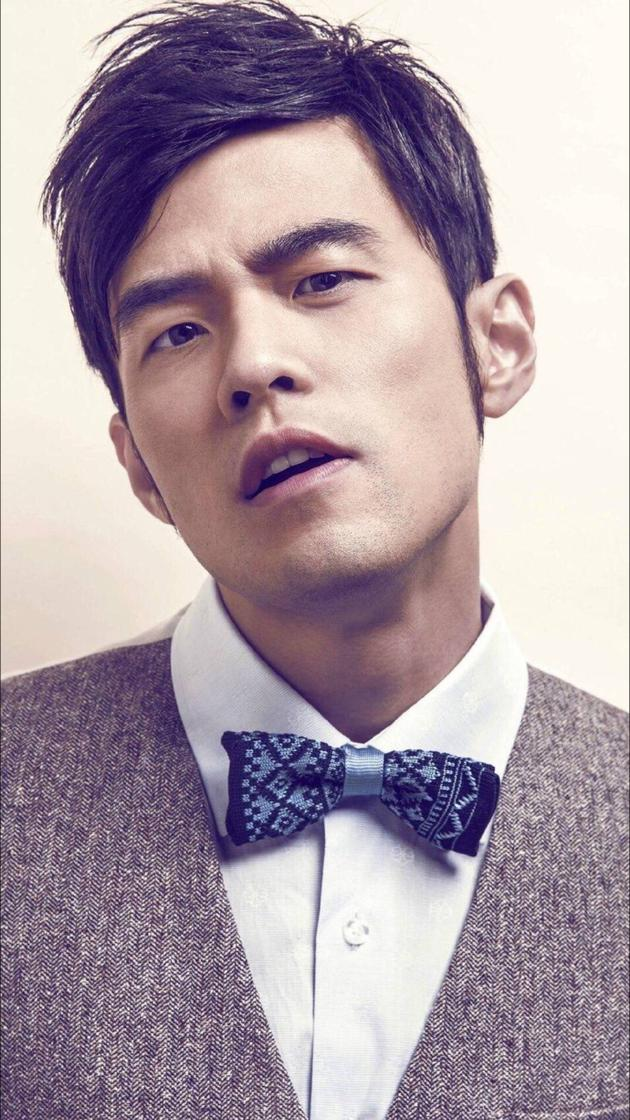
#> input picture imgs/Jay-2.jpg, 630 x 1120 px, given in place of the camera
$ python DynamicTracking.py   (older library calls are emulated)
#> lines starting #> are read from the running program, lines starting #| are printed output that depends on the picture
import cv2, time, datetime
import numpy as np

def video_work():
    # Camera object, Get it first camera.s
    camera = cv2.VideoCapture(0)
    # init background model, it's camera first frame.
    firstFrame = None

    time.sleep(0.25)

    size = (int(camera.get(cv2.CAP_PROP_FRAME_WIDTH)),
            int(camera.get(cv2.CAP_PROP_FRAME_HEIGHT)))
    print('size:'+repr(size))

    es = cv2.getStructuringElement(cv2.MORPH_ELLIPSE, (9, 4))
    kernel = np.ones((5, 5), np.uint8)

    while True:
        grabbed, frame = camera.read()
#> frame is the input picture: shape (1120, 630, 3); mean B, G, R 166, 156.8, 172.6

        # If camera can't grabbed frame, exit this app.
        if not grabbed:
            break

        # Color revised.
        gray = cv2.cvtColor(frame, cv2.COLOR_BGR2GRAY)
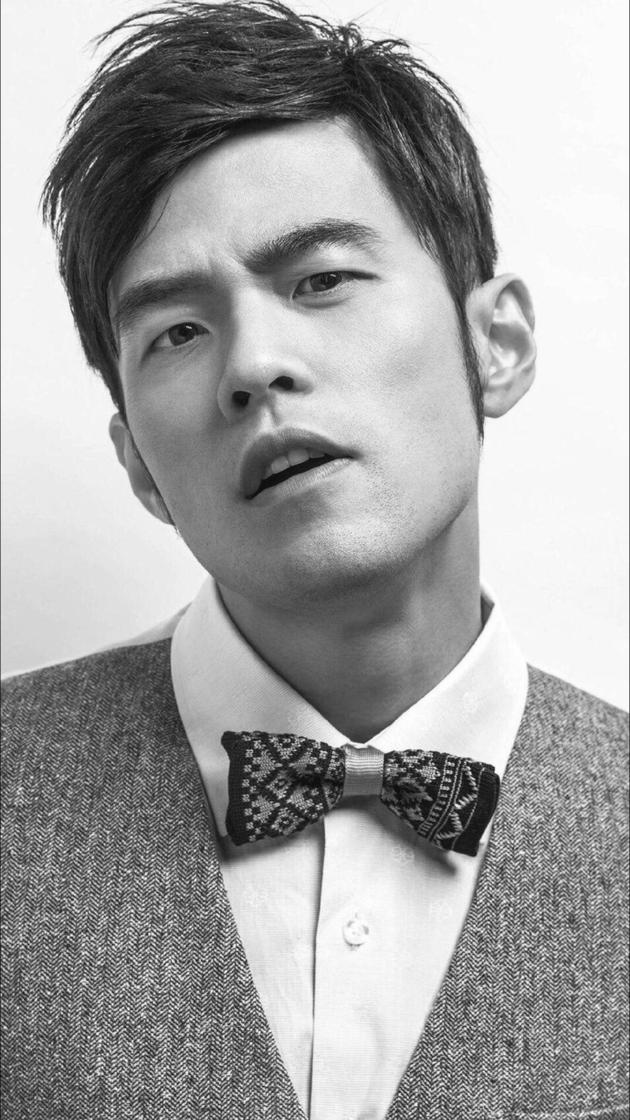
#> gray: shape (1120, 630); min 6, max 255, mean 162.6
        # GaussianBlur.
        gray = cv2.GaussianBlur(gray, (21, 21), 0)
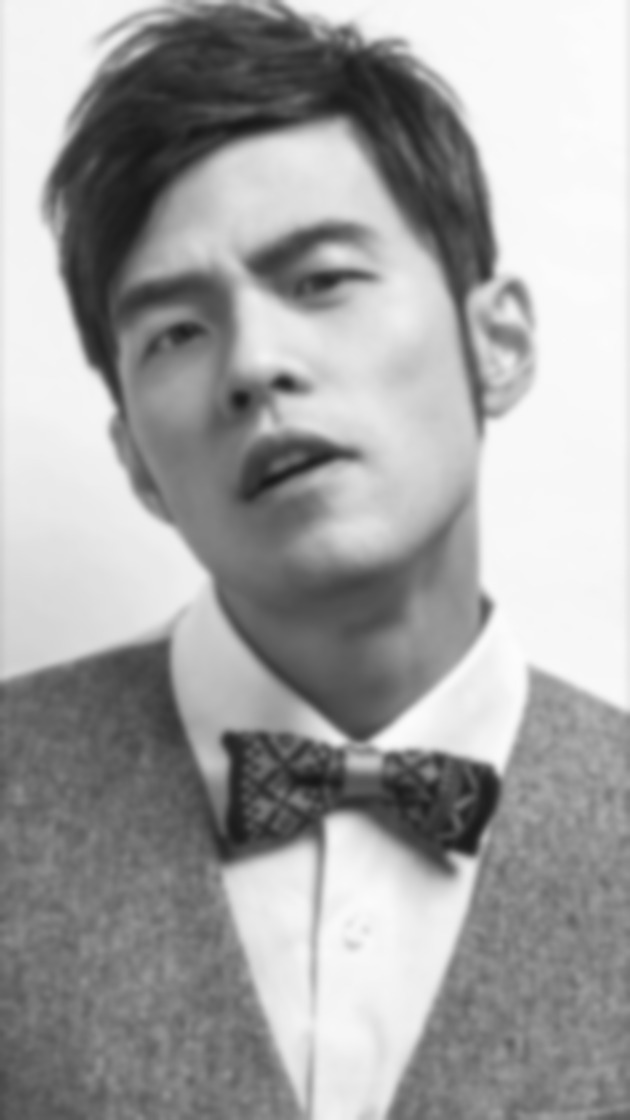
#> gray: shape (1120, 630); min 23, max 252, mean 162.8

        if firstFrame is None:
            firstFrame = gray
            continue

        # different map
        frameDelta = cv2.absdiff(firstFrame, gray)
        # threshold to binary
        thresh = cv2.threshold(frameDelta, 25, 255, cv2.THRESH_BINARY)[1]
        # Morphological dilation.
        thresh = cv2.dilate(thresh, es, iterations = 2)
        _, contours, _ = cv2.findContours(thresh.copy(), cv2.RETR_EXTERNAL, cv2.CHAIN_APPROX_SIMPLE)

        for c in contours:
            # if the contour is too small, ignore it
            if cv2.contourArea(c) < 1500:
                continue

            # compute the bounding box for the contour, draw it on the frame,
            # and update the text
            # 计算轮廓的边界框，在当前帧中画出该框
            (x, y, w, h) = cv2.boundingRect(c)
            cv2.rectangle(frame, (x, y), (x + w, y + h), (0, 255, 0), 2)

        cv2.putText(frame, "Room Status: {}".format("111"), (10, 20),
        cv2.FONT_HERSHEY_SIMPLEX, 0.5, (0, 0, 255), 2)
        cv2.putText(frame, datetime.datetime.now().strftime("%A %d %B %Y %I:%M:%S%p"),
            (10, frame.shape[0] - 10), cv2.FONT_HERSHEY_SIMPLEX, 0.35, (0, 0, 255), 1)

        # show it camera current frame.
        cv2.imshow("Security Feed", frame)
        cv2.imshow("Thresh", thresh)
        cv2.imshow("Frame Delta", frameDelta)

        key = cv2.waitKey(1) & 0xFF

        # if key down is 'q', break loop.
        if key == ord("q"):
            break

    # clear camera object and close all the open windows.
    camera.release()
    cv2.destroyAllWindows()

video_work()

$ run again, on imgs/Jay-3.jpg
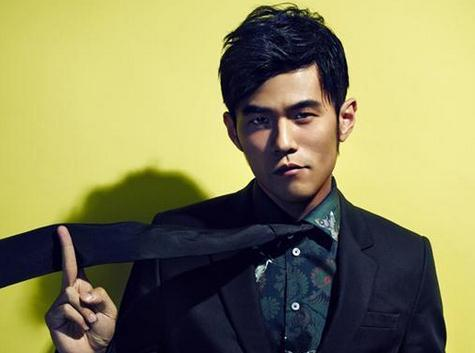
#> input picture imgs/Jay-3.jpg, 475 x 353 px, given in place of the camera
#> in video_work, frame is the input picture: shape (353, 475, 3); mean B, G, R 90.7, 134.2, 137.3
#> in video_work, `gray = cv2.cvtColor(frame, cv2.COLOR_BGR2GRAY)`:
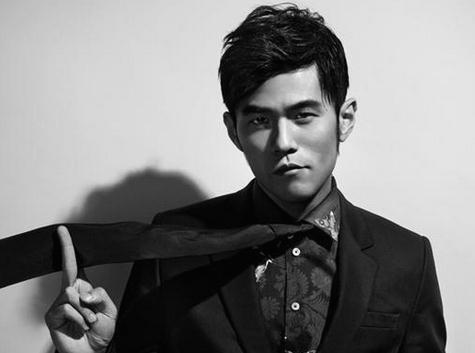
#> gray: shape (353, 475); min 0, max 254, mean 130.1
#> in video_work, `gray = cv2.GaussianBlur(gray, (21, 21), 0)`:
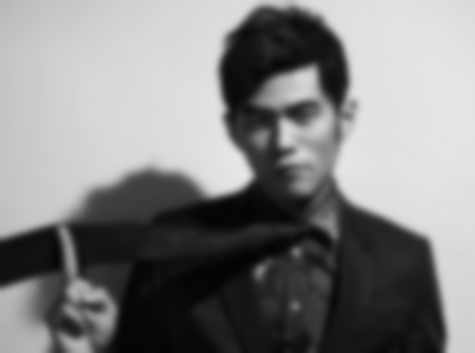
#> gray: shape (353, 475); min 4, max 230, mean 130.2

$ run again, on imgs/Jay-4.jpg
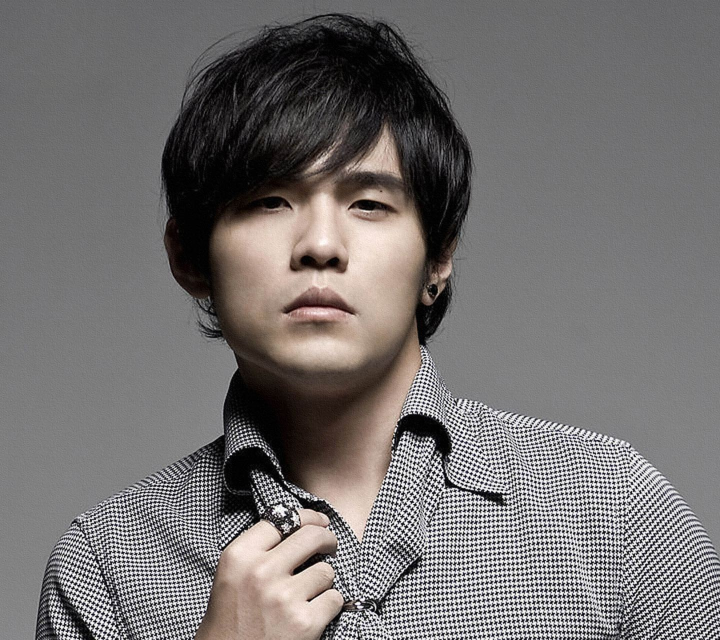
#> input picture imgs/Jay-4.jpg, 1440 x 1280 px, given in place of the camera (shown at 1/2 size)
#> in video_work, frame is the input picture: shape (1280, 1440, 3); mean B, G, R 112.4, 113, 116.4
#> in video_work, `gray = cv2.cvtColor(frame, cv2.COLOR_BGR2GRAY)`:
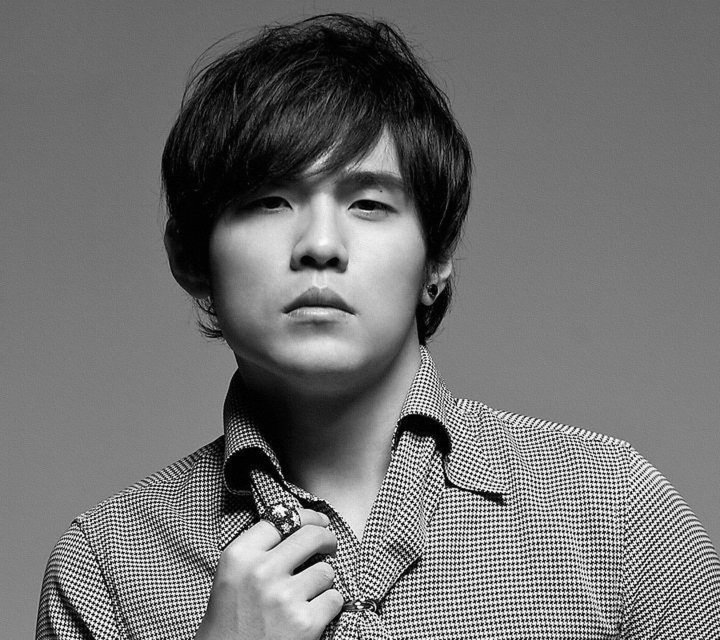
#> gray: shape (1280, 1440) (shown at 1/2 size); min 0, max 255, mean 113.9
#> in video_work, `gray = cv2.GaussianBlur(gray, (21, 21), 0)`:
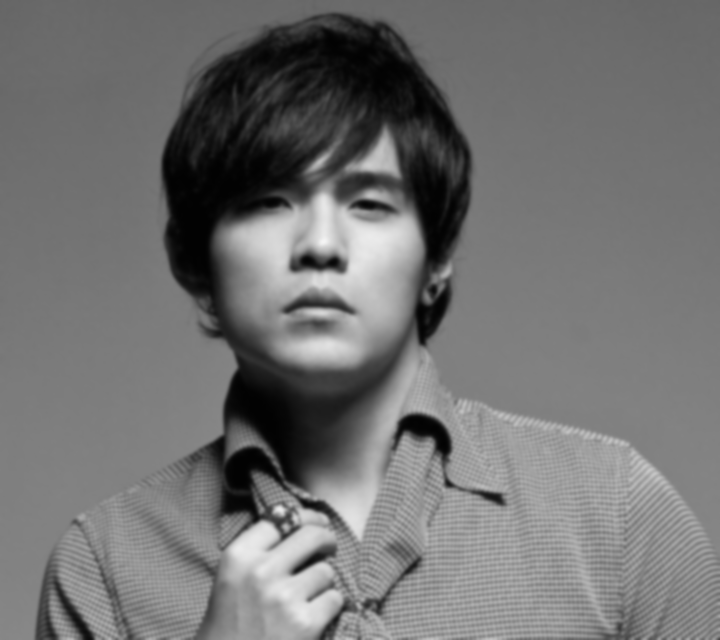
#> gray: shape (1280, 1440) (shown at 1/2 size); min 2, max 245, mean 113.9

$ run again, on imgs/denglijun-2.jpg
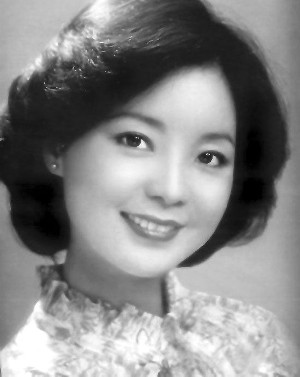
#> input picture imgs/denglijun-2.jpg, 300 x 377 px, given in place of the camera
#> in video_work, frame is the input picture: shape (377, 300, 3); min 0, max 255, mean 135.8
#> in video_work, `gray = cv2.GaussianBlur(gray, (21, 21), 0)`:
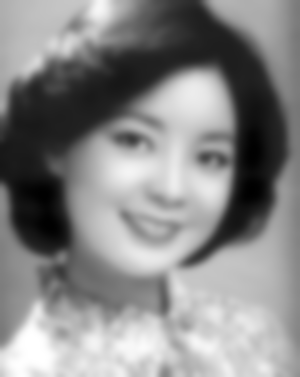
#> gray: shape (377, 300); min 0, max 255, mean 135.9
